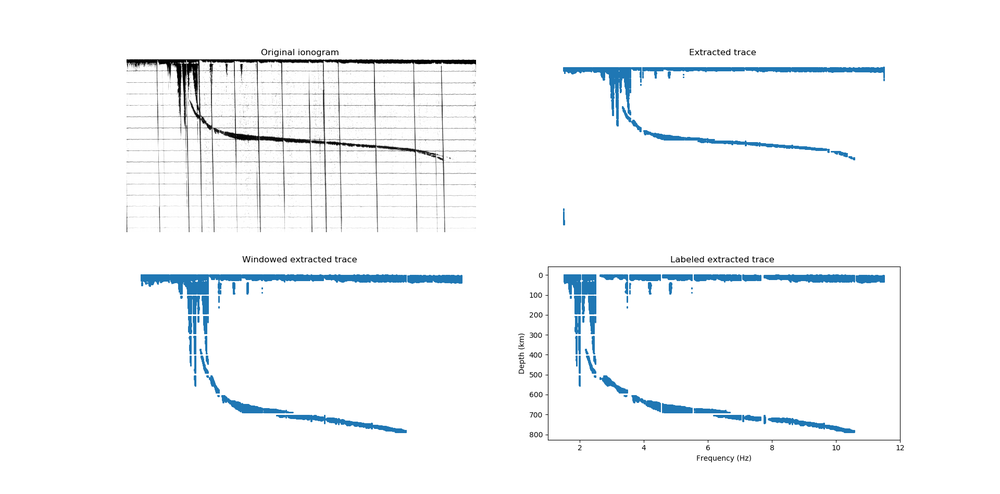
#> input picture Alouette-1/code/scan2data/ionogram_content_extraction/example_trace_extraction.png, 1000 x 494 px, shrunk from 1920 x 949 before the run; its folder holds only this picture in this run
$ python -i Utils.py   (imports and definitions only)
#> lines starting #> are read from the running program, lines starting #| are printed output that depends on the picture
from pathlib import Path
import os
import cv2
import numpy as np
import pandas as pd
import matplotlib.pyplot as plt

################################################################################
# GENERAL UTILS
################################################################################

# [34 lines left out: functions save_df_to_csv, collect_png_images, not called in this run]


def read_gray(image_path):
    """
    Read image as grayscale uint8.
    """
    img = cv2.imread(str(image_path), cv2.IMREAD_UNCHANGED)
#> img is the input picture: shape (494, 1000, 4); mean B, G, R, A 249.2, 247.6, 245.3, 255

    if img is None:
        raise ValueError(f"Could not read image: {image_path}")

    if img.ndim == 3:
        if img.shape[2] == 4:
            gray = cv2.cvtColor(img, cv2.COLOR_BGRA2GRAY)
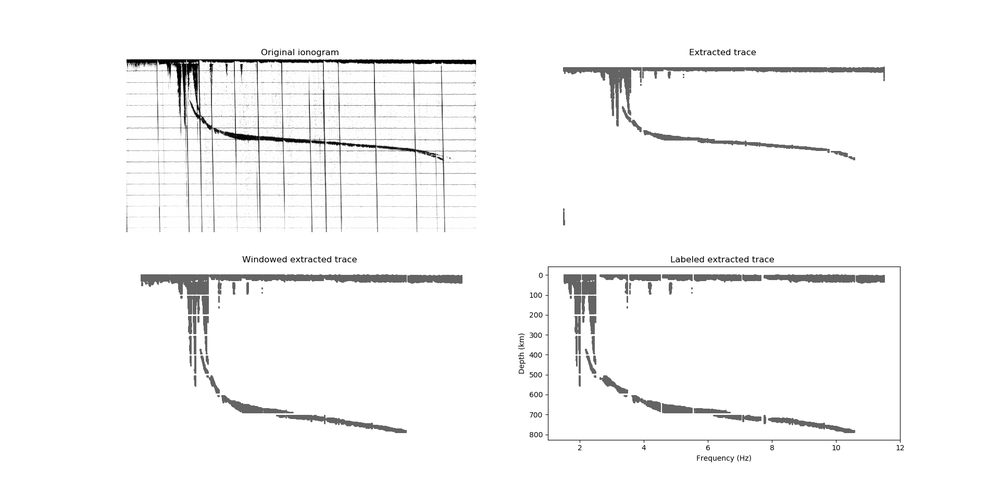
#> gray: shape (494, 1000); min 0, max 255, mean 247.1
        else:
            gray = cv2.cvtColor(img, cv2.COLOR_BGR2GRAY)
    else:
        gray = img

    if gray.dtype != np.uint8:
        gray = cv2.normalize(gray, None, 0, 255, cv2.NORM_MINMAX)
        gray = gray.astype(np.uint8)

    return gray


# [102 lines left out: functions save_image_inventory, correct_image_type, show_image_comparison, show_image, save_image, not called in this run]

>>> result = read_gray('../../../../Alouette-1/code/scan2data/ionogram_content_extraction/example_trace_extraction.png')
